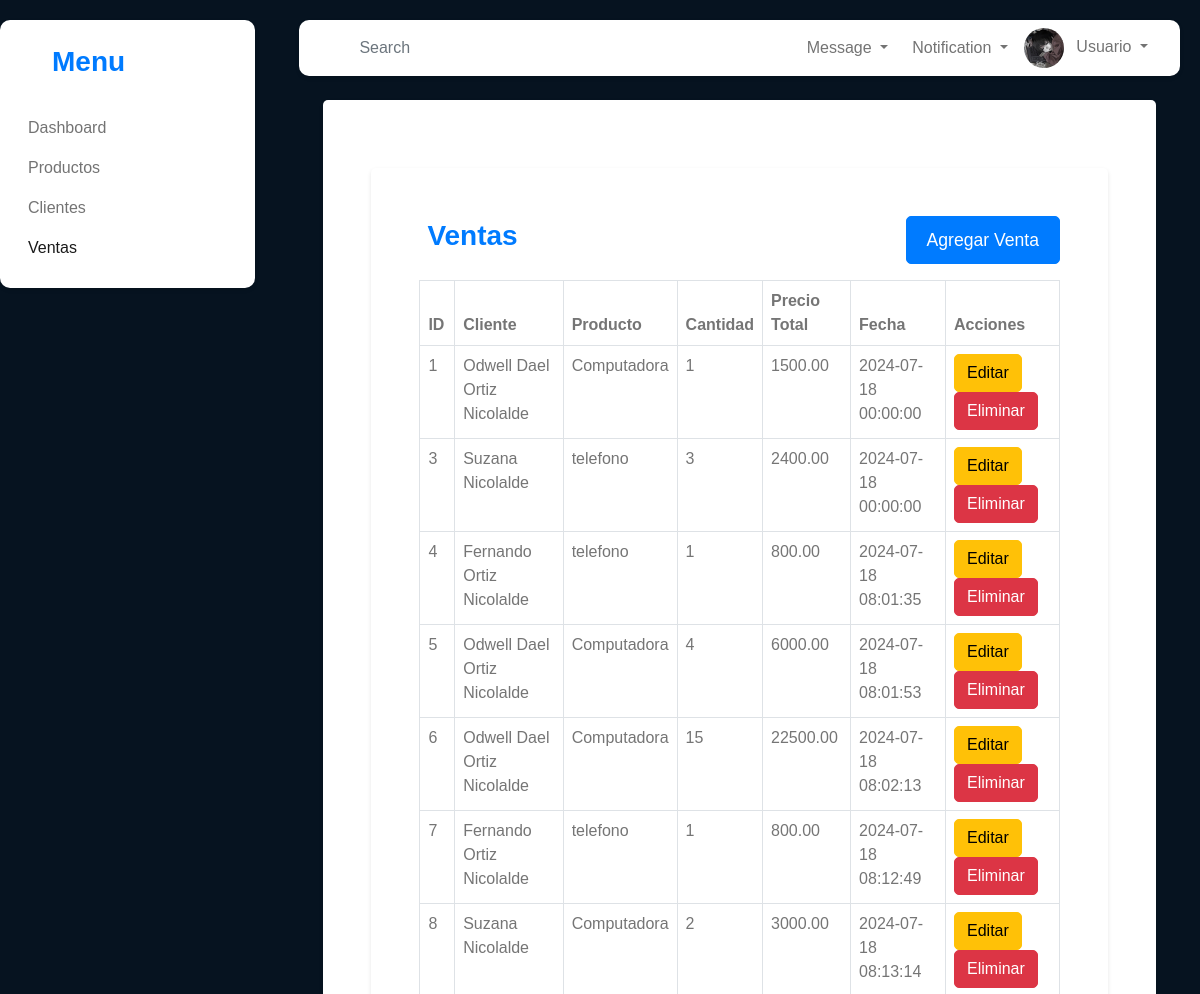
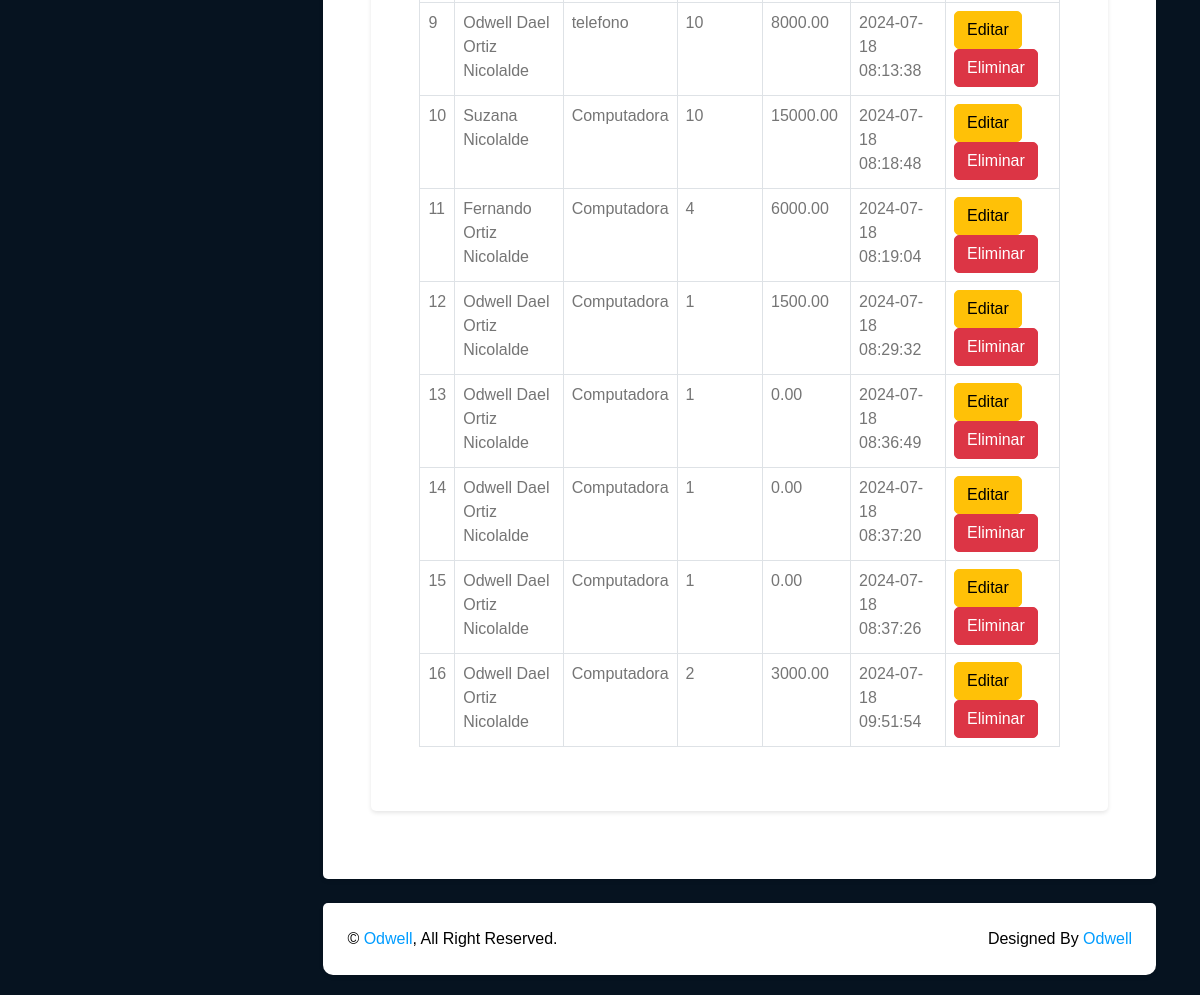
Screenshot of /views/ventas.php with the database file from the repository (2 pictures, top to bottom).
### tables this page shows
CREATE TABLE `ventas` (
  `venta_id` int(11) NOT NULL,
  `cliente_id` int(11) DEFAULT NULL,
  `producto_id` int(11) DEFAULT NULL,
  `cantidad` int(11) NOT NULL,
  `precio_total` decimal(10,2) NOT NULL,
  `fecha` datetime NOT NULL
);

CREATE TABLE `clientes` (
  `cliente_id` int(11) NOT NULL,
  `nombre` varchar(100) NOT NULL,
  `apellido` varchar(100) NOT NULL,
  `email` varchar(100) NOT NULL,
  `telefono` varchar(20) DEFAULT NULL
);

CREATE TABLE `productos` (
  `producto_id` int(11) NOT NULL,
  `nombre` varchar(100) NOT NULL,
  `descripcion` text DEFAULT NULL,
  `precio` decimal(10,2) NOT NULL,
  `stock` int(11) NOT NULL
);

### controller/ventas.controller.php (called while the page is built, shortened)
<?php
require_once "../models/ventas.model.php";
require_once "../models/productos.model.php";
class ControladorVentas {
    static public function ctrMostrarVentas($item, $valor) {
        $tabla = "ventas";
        $respuesta = ModeloVentas::mdlMostrarVentas($tabla, $item, $valor);
        return $respuesta;
    }
}
?>

### config/conexion.php (called while the page is built)
<?php
class Clase_Conectar {
    public static function Procedimiento_Conectar() {
        try {
            $con = new PDO("mysql:host=localhost;dbname=ventas", "root", "");
            $con->setAttribute(PDO::ATTR_ERRMODE, PDO::ERRMODE_EXCEPTION);
            return $con;
        } catch (PDOException $e) {
            die("Connection failed: " . $e->getMessage());
        }
    }
}
?>

### models/ventas.model.php (called while the page is built, shortened)
<?php
require_once "../config/conexion.php";
class ModeloVentas {
    static public function mdlMostrarVentas($tabla, $item, $valor) {
        if($item != null) {
            $stmt = Clase_Conectar::Procedimiento_Conectar()->prepare("SELECT * FROM $tabla WHERE $item = :$item");
            $stmt->bindParam(":".$item, $valor, PDO::PARAM_STR);
            $stmt->execute();
            return $stmt->fetch();
        } else {
            $stmt = Clase_Conectar::Procedimiento_Conectar()->prepare("SELECT * FROM $tabla");
            $stmt->execute();
            return $stmt->fetchAll();
        }
    }
}
?>

### controller/clientes.controller.php (called while the page is built, shortened)
<?php
require_once "../models/clientes.model.php";
class ControladorClientes {
    static public function ctrMostrarClientes($item, $valor) {
        $tabla = "clientes";
        $respuesta = ModeloClientes::mdlMostrarClientes($tabla, $item, $valor);
        return $respuesta;
    }
}
?>

### models/clientes.model.php (called while the page is built, shortened)
<?php
require_once "../config/conexion.php";
class ModeloClientes {
    static public function mdlMostrarClientes($tabla, $item, $valor) {
        if($item != null) {
            $stmt = Clase_Conectar::Procedimiento_Conectar()->prepare("SELECT * FROM $tabla WHERE $item = :$item");
            $stmt->bindParam(":".$item, $valor, PDO::PARAM_STR);
            $stmt->execute();
            $resultado = $stmt->fetch();
        } else {
            $stmt = Clase_Conectar::Procedimiento_Conectar()->prepare("SELECT * FROM $tabla");
            $stmt->execute();
            $resultado = $stmt->fetchAll();
        }
        return $resultado;
    }
}
?>

### controller/productos.controller.php (called while the page is built, shortened)
<?php
require_once "../models/productos.model.php";
class ControladorProductos {
    static public function ctrMostrarProductos($item, $valor) {
        $tabla = "productos";
        $respuesta = ModeloProductos::mdlMostrarProductos($tabla, $item, $valor);
        return $respuesta;
    }
}
?>

### models/productos.model.php (called while the page is built, shortened)
<?php
require_once "../config/conexion.php";
class ModeloProductos {
    static public function mdlMostrarProductos($tabla, $item, $valor) {
        if($item != null) {
            $stmt = Clase_Conectar::Procedimiento_Conectar()->prepare("SELECT * FROM $tabla WHERE $item = :$item");
            $stmt->bindParam(":".$item, $valor, PDO::PARAM_STR);
            $stmt->execute();
            $resultado = $stmt->fetch();
        } else {
            $stmt = Clase_Conectar::Procedimiento_Conectar()->prepare("SELECT * FROM $tabla");
            $stmt->execute();
            $resultado = $stmt->fetchAll();
        }
        return $resultado;
    }
}
?>

### views/ventas.php (the view, shortened to what this page needs)
<?php
require_once "../controller/ventas.controller.php";
require_once "../controller/clientes.controller.php";
require_once "../controller/productos.controller.php";
$ventas = ControladorVentas::ctrMostrarVentas(null, null);
$clientes = ControladorClientes::ctrMostrarClientes(null, null);
$productos = ControladorProductos::ctrMostrarProductos(null, null);
?>
<!DOCTYPE html>
<html lang="es">
<head>
    <link href="../public/css/bootstrap.min.css" rel="stylesheet">
    <link href="../public/css/style.css" rel="stylesheet">
</head>
<body>
    <div class="container-xxl position-relative bg-white d-flex p-0">
        <div class="sidebar pe-4 pb-3">
            <nav class="navbar bg-light navbar-light">
                <a href="../index.php" class="navbar-brand mx-4 mb-3">
                    <h3 class="text-primary"><i class="fa fa-hashtag me-2"></i>Menu</h3>
                </a>
                <div class="navbar-nav w-100">
                    <a href="../index.php" class="nav-item nav-link"><i class="fa fa-tachometer-alt me-2"></i>Dashboard</a>
                    <a href="productos.php" class="nav-item nav-link"><i class="fa fa-cube me-2"></i>Productos</a>
                    <a href="clientes.php" class="nav-item nav-link"><i class="fa fa-users me-2"></i>Clientes</a>
                    <a href="ventas.php" class="nav-item nav-link active"><i class="fa fa-shopping-cart me-2"></i>Ventas</a>
                </div>
            </nav>
        </div>
        <div class="content">
            <nav class="navbar navbar-expand bg-light navbar-light sticky-top px-4 py-0">
                <form class="d-none d-md-flex ms-4">
                    <input class="form-control border-0" type="search" placeholder="Search">
                </form>
                <div class="navbar-nav align-items-center ms-auto">
                    <div class="nav-item dropdown">
                        <a href="#" class="nav-link dropdown-toggle" data-bs-toggle="dropdown">
                            <span class="d-none d-lg-inline-flex">Message</span>
                        </a>
                    </div>
                    <div class="nav-item dropdown">
                        <a href="#" class="nav-link dropdown-toggle" data-bs-toggle="dropdown">
                            <span class="d-none d-lg-inline-flex">Notification</span>
                        </a>
                    </div>
                    <div class="nav-item dropdown">
                        <a href="#" class="nav-link dropdown-toggle" data-bs-toggle="dropdown">
                            <img class="rounded-circle me-lg-2" src="../public/img/user.jpg" alt="" style="width: 40px; height: 40px;">
                            <span class="d-none d-lg-inline-flex">Usuario</span>
                        </a>
                    </div>
                </div>
            </nav>
            <div class="container-fluid pt-4 px-4">
                <div class="row bg-light rounded align-items-center justify-content-center mx-0">
                    <div class="col-12 py-4">
                        <div class="bg-light rounded p-4 p-sm-5 my-4 mx-3">
                            <div class="d-flex align-items-center justify-content-between mb-3">
                                <h3 class="text-primary">
                                    <i class="fa fa-shopping-cart me-2"></i>Ventas
                                </h3>
                                <button type="button" class="btn btn-primary" data-bs-toggle="modal" data-bs-target="#ventaModal">Agregar Venta</button>
                            </div>
                            <table class="table table-bordered">
                                <thead>
                                    <tr>
                                        <th>ID</th>
                                        <th>Cliente</th>
                                        <th>Producto</th>
                                        <th>Cantidad</th>
                                        <th>Precio Total</th>
                                        <th>Fecha</th>
                                        <th>Acciones</th>
                                    </tr>
                                </thead>
                                <tbody id="ventasTableBody">
                                    <?php foreach ($ventas as $venta): ?>
                                    <tr>
                                        <td><?php echo $venta['venta_id']; ?></td>
                                        <td><?php
                                            $cliente_key = array_search($venta['cliente_id'], array_column($clientes, 'cliente_id'));
                                            echo $clientes[$cliente_key]['nombre'] . ' ' . $clientes[$cliente_key]['apellido'];
                                            ?></td>
                                        <td><?php
                                            if (isset($venta['producto_id'])) {
                                                $producto_key = array_search($venta['producto_id'], array_column($productos, 'producto_id'));
                                                echo $productos[$producto_key]['nombre'];
                                            } else {
                                                echo 'N/A';
                                            }
                                            ?></td>
                                        <td><?php echo isset($venta['cantidad']) ? $venta['cantidad'] : 'N/A'; ?></td>
                                        <td><?php echo isset($venta['precio_total']) ? $venta['precio_total'] : 'N/A'; ?></td>
                                        <td><?php echo isset($venta['fecha']) ? $venta['fecha'] : 'N/A'; ?></td>
                                        <td>
                                            <button type="button" class="btn btn-warning btnEditarVenta" data-bs-toggle="modal" data-bs-target="#ventaModal" data-id="<?php echo $venta['venta_id']; ?>">Editar</button>
                                            <button type="button" class="btn btn-danger btnEliminarVenta" data-id="<?php echo $venta['venta_id']; ?>">Eliminar</button>
                                        </td>
                                    </tr>
                                    <?php endforeach; ?>
                                </tbody>
                            </table>
                        </div>
                    </div>
                </div>
            </div>
            <div class="container-fluid pt-4 px-4">
                <div class="bg-light rounded-top p-4">
                    <div class="row">
                        <div class="col-12 col-sm-6 text-center text-sm-start">
                            &copy; <a href="#">Odwell</a>, All Right Reserved.
                        </div>
                        <div class="col-12 col-sm-6 text-center text-sm-end">
                            Designed By <a href="#">Odwell</a>
                        </div>
                    </div>
                </div>
            </div>
        </div>
    </div>
</body>
</html>

### public/css/style.css (style rules this page uses)
body { font-family: 'Heebo', sans-serif; background-color: #113253; color: #22476b; }
.container-xxl { padding: 0; min-height: 100vh; display: flex; }
.sidebar { background-color: #061320; min-height: 100vh; padding-top: 20px; }
.sidebar a { color: #ffffff; text-decoration: none; }
.sidebar .navbar-brand { font-size: 1.5rem; color: #ffffff; }
.content { padding: 20px; flex: 1; background-color: #061320; color: #000000; }
.bg-light { background-color: #ffffff !important; padding: 20px; border-radius: 10px; box-shadow: 0 2px 4px rgba(0, 0, 0, 0.1); }
.btn-primary { background-color: #007bff; border-color: #007bff; color: #ffffff; font-size: 1.1rem; padding: 10px 20px; border-radius: 5px; }
.text-center { text-align: center; }
.text-primary { color: #007bff !important; }

### rows the page displays
ventas: venta_id "1", cliente.nombre "Odwell Dael", cliente.apellido "Ortiz Nicolalde", producto.nombre "Computadora", cantidad "1", precio_total "1500.00", fecha "2024-07-18 00:00:00"
ventas: venta_id "3", cliente.nombre "Suzana", cliente.apellido "Nicolalde", producto.nombre "telefono", cantidad "3", precio_total "2400.00", fecha "2024-07-18 00:00:00"
ventas: venta_id "4", cliente.nombre "Fernando", cliente.apellido "Ortiz Nicolalde", producto.nombre "telefono", cantidad "1", precio_total "800.00", fecha "2024-07-18 08:01:35"
ventas: venta_id "5", cliente.nombre "Odwell Dael", cliente.apellido "Ortiz Nicolalde", producto.nombre "Computadora", cantidad "4", precio_total "6000.00", fecha "2024-07-18 08:01:53"
ventas: venta_id "6", cliente.nombre "Odwell Dael", cliente.apellido "Ortiz Nicolalde", producto.nombre "Computadora", cantidad "15", precio_total "22500.00", fecha "2024-07-18 08:02:13"
ventas: venta_id "7", cliente.nombre "Fernando", cliente.apellido "Ortiz Nicolalde", producto.nombre "telefono", cantidad "1", precio_total "800.00", fecha "2024-07-18 08:12:49"
ventas: venta_id "8", cliente.nombre "Suzana", cliente.apellido "Nicolalde", producto.nombre "Computadora", cantidad "2", precio_total "3000.00", fecha "2024-07-18 08:13:14"
ventas: venta_id "9", cliente.nombre "Odwell Dael", cliente.apellido "Ortiz Nicolalde", producto.nombre "telefono", cantidad "10", precio_total "8000.00", fecha "2024-07-18 08:13:38"
ventas: venta_id "10", cliente.nombre "Suzana", cliente.apellido "Nicolalde", producto.nombre "Computadora", cantidad "10", precio_total "15000.00", fecha "2024-07-18 08:18:48"
ventas: venta_id "11", cliente.nombre "Fernando", cliente.apellido "Ortiz Nicolalde", producto.nombre "Computadora", cantidad "4", precio_total "6000.00", fecha "2024-07-18 08:19:04"
ventas: venta_id "12", cliente.nombre "Odwell Dael", cliente.apellido "Ortiz Nicolalde", producto.nombre "Computadora", cantidad "1", precio_total "1500.00", fecha "2024-07-18 08:29:32"
ventas: venta_id "13", cliente.nombre "Odwell Dael", cliente.apellido "Ortiz Nicolalde", producto.nombre "Computadora", cantidad "1", precio_total "0.00", fecha "2024-07-18 08:36:49"
ventas: venta_id "14", cliente.nombre "Odwell Dael", cliente.apellido "Ortiz Nicolalde", producto.nombre "Computadora", cantidad "1", precio_total "0.00", fecha "2024-07-18 08:37:20"
ventas: venta_id "15", cliente.nombre "Odwell Dael", cliente.apellido "Ortiz Nicolalde", producto.nombre "Computadora", cantidad "1", precio_total "0.00", fecha "2024-07-18 08:37:26"
ventas: venta_id "16", cliente.nombre "Odwell Dael", cliente.apellido "Ortiz Nicolalde", producto.nombre "Computadora", cantidad "2", precio_total "3000.00", fecha "2024-07-18 09:51:54"
